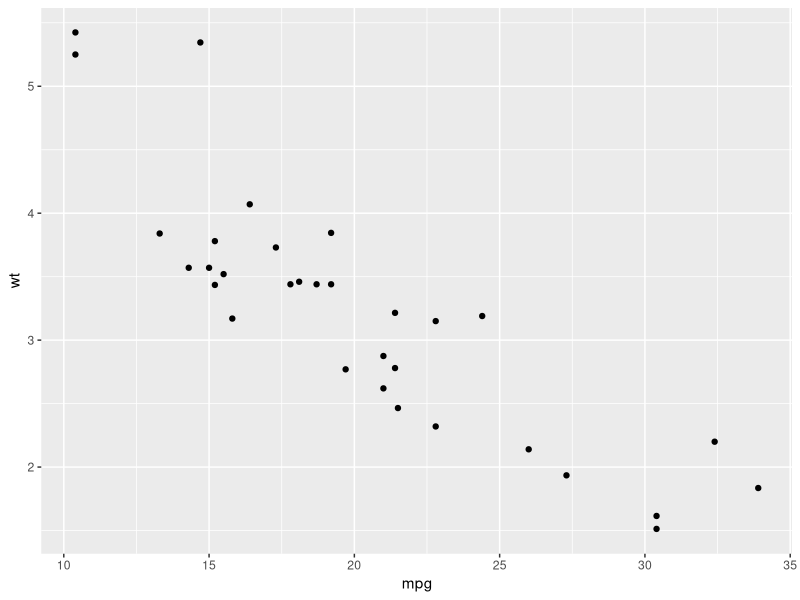
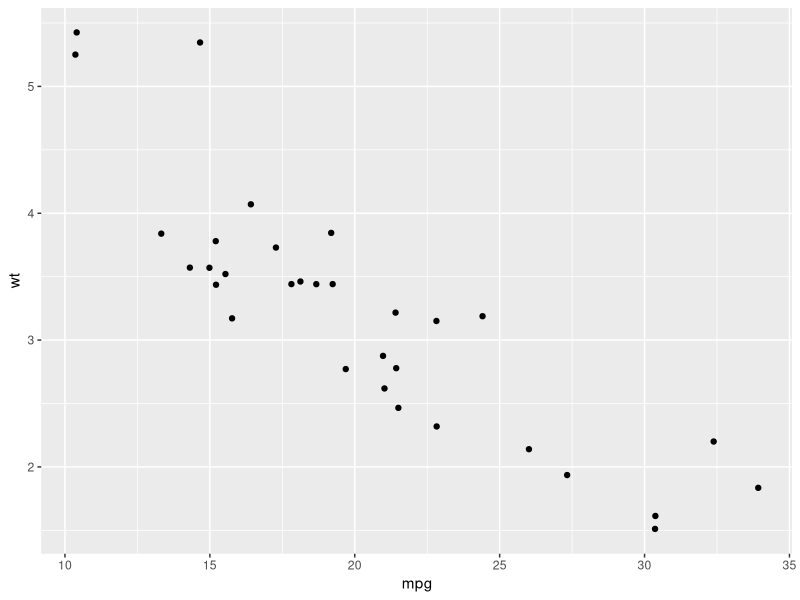
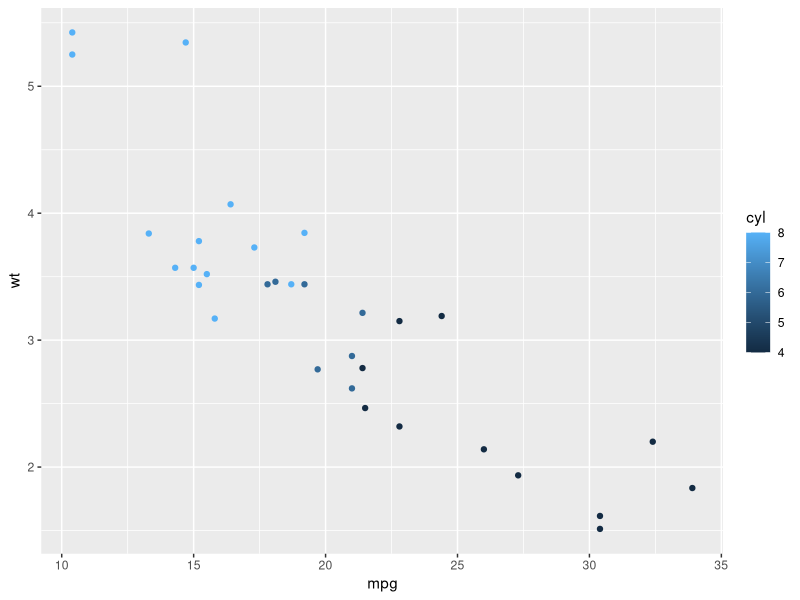
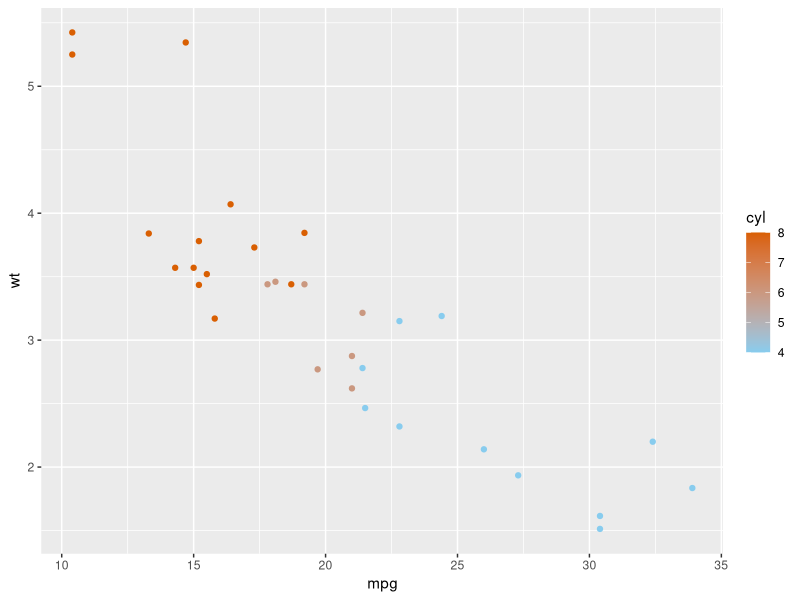
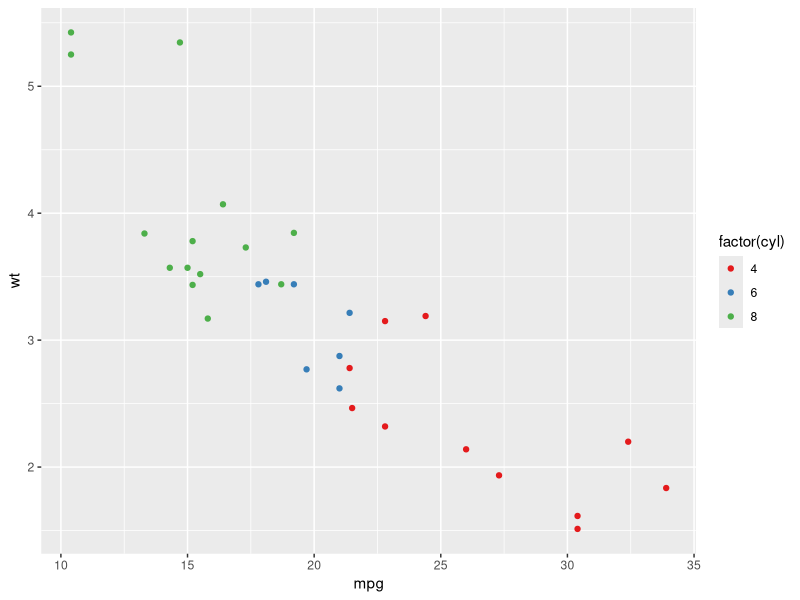
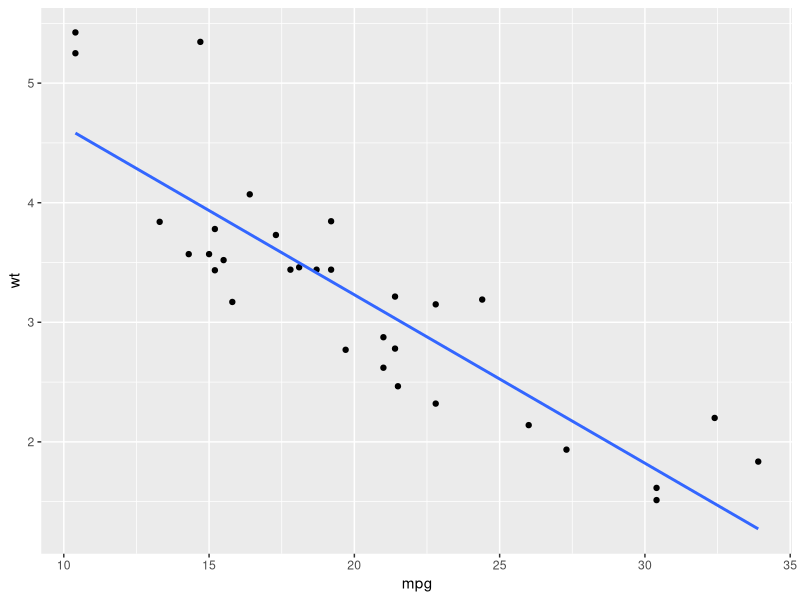
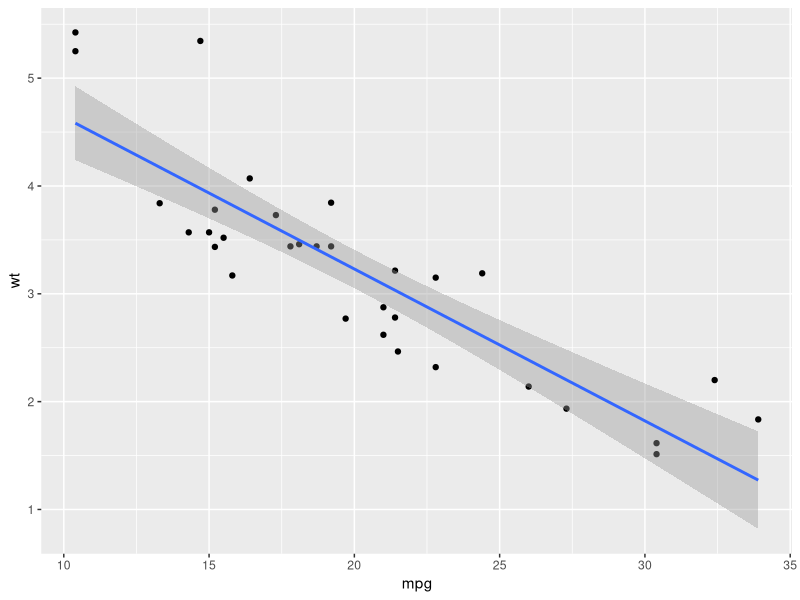
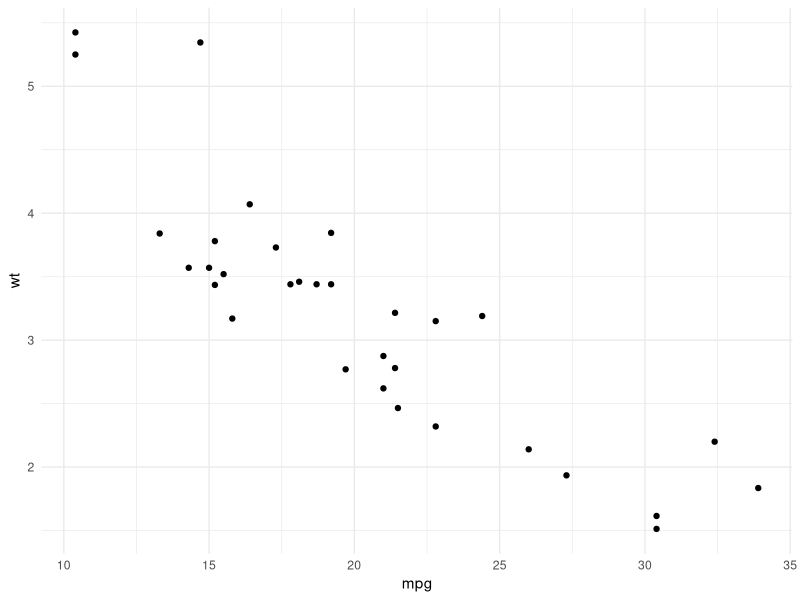

Source code (R) for these figures, in order:
######################
### W5: Code along ###
######################

# Install packages
## We have to first install packages before we can load them (with install.packages() then library())
## shortcut: Ctrl + Enter/Cmd + Return

#install.packages("tidyverse")
#install.packages("ggthemes")
#install.packages("dplyr")
library(tidyverse)
library(ggthemes)
library(dplyr)

view(mtcars)

# geom_point
ggplot(data = mtcars, aes(x = mpg, y = wt)) +
  geom_point() # consider swapping out with geom_jitter(); what does this do?

ggplot(data = mtcars, aes(x = mpg, y = wt)) +
  geom_jitter()
  ## Adds a small amount of random noise (or "jitter") to the points to spread them out slightly along the x or y axes.
  ## This helps reduce overplotting (when points overlap) and makes it easier to see individual data points that share or have very close values.

# point colors
ggplot(data = mtcars, aes(x = mpg, y = wt, color = cyl)) +
  geom_point()

  ## Continuous color scales: scale_color_gradient()
ggplot(data = mtcars, aes(x = mpg, y = wt, color = cyl)) +
  geom_point() +
  scale_color_gradient(low = "#88CCEE", high = "#D95F02") # You can directly assign custom colors using hexadecimal, RGB, or named colors
  
  ## Categorical color scales: scale_color_brewer()
ggplot(data = mtcars, aes(x = mpg, y = wt, color = factor(cyl))) +
  geom_point() +
  scale_color_brewer(palette = "Set1") 

# geom_smooth()
ggplot(data = mtcars, aes(x = mpg, y = wt)) +
  geom_point() +
  geom_smooth(method = "lm", se = FALSE) # SE = Standard error (Type ??geom_smooth in the Console to see its documentation)

ggplot(data = mtcars, aes(x = mpg, y = wt)) +
  geom_point() +
  geom_smooth(method = "lm", se = TRUE)

# themes
ggplot(data = mtcars, aes(x = mpg, y = wt)) +
  geom_point() +
  theme_minimal()

ggplot(data = mtcars, aes(x = mpg, y = wt)) +
  geom_point() +
  theme_dark()

ggplot(data = mtcars, aes(x = mpg, y = wt)) +
  geom_point() +
  theme_bw()

# labels
ggplot(data = mtcars, aes(x = mpg, y = wt)) +
  geom_point() +
  labs(title = "MPG vs. Weight",
       x = "Miles per Gallon",
       y = "Weight (1000s lbs)")

# alpha / scale_color_colorblind() / ggsave()
plot_gear <- ggplot(mtcars, aes(x = mpg, y = wt, color = factor(gear))) +
  geom_point(alpha = 0.6) +             # Makes points 60% opaque
  scale_color_colorblind() +            # Use colorblind-friendly palette for categorical data
  theme_minimal() +                     # Use minimal theme for a clean look
  labs(title = "MPG vs Weight by Number of Gears",  
       x = "Miles per Gallon (MPG)",               
       y = "Weight (1000 lbs)",                    
       color = "Number of Gears") 

plot_gear

  ## Save the plot
ggsave("mtcars_plot_gear.png", plot = plot_gear)

#####################################

# Joins
  ## Create the tibbles
x <- tibble(key = c(1, 2, 3), x = c("x1", "x2", "x3"))
y <- tibble(key = c(1, 2, 4), y = c("y1", "y2", "y4"))
y_extra <- tibble(key = c(1, 2, 4, 2), y = c("y1", "y2", "y4", "y5"))

x
y
y_extra

# inner_join()
inner_join(x, y, by = "key")

# left_join()
left_join(x, y, by = "key")

# left_join(): extra rows in y
left_join(x, y_extra, by = "key")

# right_join()
right_join(x, y, by = "key")

# full_join()
full_join(x, y, by = "key")


######## Code-along #######
## We'll use built-in datasets in dplyr as follows: band_members, band_instruments, band_instruments2

# First dataset ("left")
band_members

# Second dataset ("right")
band_instruments

# left_join() - guess which rows will remain!
band_members %>%  
  left_join(band_instruments, by = "name") # This joins the band_members data frame with the band_instruments data frame based on the name column.
  ## A left join ensures that all rows from band_members are retained, regardless of whether there is a matching row in band_instruments.
  ## If there is no matching name in band_instruments, the resulting row from band_members will have NA values for the columns coming from band_instruments.

# right_join()
band_members %>% 
  right_join(band_instruments, by = "name")

# full_join()
band_members %>% 
  full_join(band_instruments,  by = "name")

# different keys
  ## New second dataset ("right")
band_members
band_instruments2

band_members %>% 
  full_join(band_instruments2, by = join_by(name == artist))

  ## equivalent to:
full_join(band_members, band_instruments2, by = join_by(name == artist))

# multiple keys
band_members
band_instruments

  ## what if the Paul in instruments is from another band?
band_instruments_new <- 
  band_instruments %>% 
  mutate(band = c("Beatles", "Porcupines", "Stones")) # The mutate() function is used to add or modify columns in a data frame.

band_instruments_new

  ## we can then join on both name *and* band
band_members
band_instruments_new

band_members %>% 
  full_join(band_instruments_new, by = join_by(name, band)) # both the name and band columns must match in order for rows from the two data frames to be merged.
